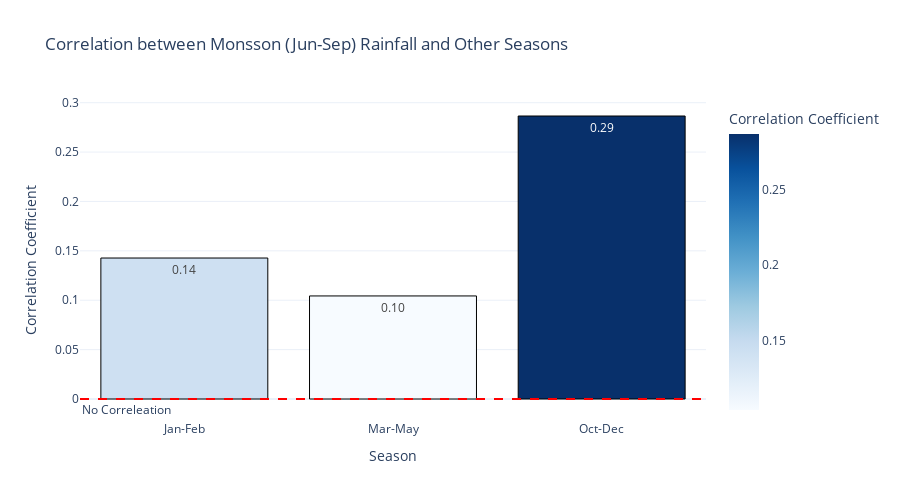

The cell this chart's notebook holds for it:
### Markdown cell above
## Correlating Seasonal Rainfall with Annual Totals
Now, we will calculate the correlation coefficients between seasonal rainfall and annual rainfall totals to understand how much each season contributes to the overall yearly rainfall:

### Code cell
# correlation analysis between monsoon (Jun-Sep) rainfall and other seasons
seasonal_columns = ['Jan-Feb', 'Mar-May', 'Jun-Sep', 'Oct-Dec']

monsoon_column = 'Jun-Sep'
relationships = {}

for season in seasonal_columns:
    if season != monsoon_column:
        corr, _ = pearsonr(rainfall_data[monsoon_column], rainfall_data[season])
        relationships[season] = corr

correlation_data = pd.DataFrame({
    'Season':list(relationships.keys()),
    'Correlation Coefficient': list(relationships.values())
})

fig = ex.bar(
    correlation_data,
    x='Season',
    y='Correlation Coefficient',
    title='Correlation between Monsson (Jun-Sep) Rainfall and Other Seasons',
    labels={'Season':'Season', 'Correlation Coefficient':'Correlation Coefficient'},
    text='Correlation Coefficient',
    color='Correlation Coefficient',
    color_continuous_scale='Blues'
)

fig.add_hline(
    y=0,
    line_dash='dash',
    line_color='red',
    annotation_text='No Correleation',
    annotation_position='bottom left'
)

fig.update_traces(marker_line_color='black', marker_line_width=1, texttemplate='%{text:.2f}')
fig.update_layout(
    template='plotly_white',
    height=500
)

fig.show()

### Figure 1 — Plotly figure (JSON) as saved in the notebook; plotly's stock layout.template omitted (floating-point values rounded to 4 significant figures)
{"data": [{"alignmentgroup": "True", "hovertemplate": "Season=%{x}<br>Correlation Coefficient=%{marker.color}<extra></extra>", "legendgroup": "", "marker": {"color": [0.1427, 0.1043, 0.2865], "coloraxis": "coloraxis", "line": {"color": "black", "width": 1}, "pattern": {"shape": ""}}, "name": "", "offsetgroup": "", "orientation": "v", "showlegend": false, "text": [0.1427, 0.1043, 0.2865], "textposition": "auto", "texttemplate": "%{text:.2f}", "type": "bar", "x": ["Jan-Feb", "Mar-May", "Oct-Dec"], "xaxis": "x", "y": [0.1427, 0.1043, 0.2865], "yaxis": "y"}], "layout": {"annotations": [{"showarrow": false, "text": "No Correleation", "x": 0, "xanchor": "left", "xref": "x domain", "y": 0, "yanchor": "top", "yref": "y"}], "barmode": "relative", "coloraxis": {"colorbar": {"title": {"text": "Correlation Coefficient"}}, "colorscale": [[0, "rgb(247,251,255)"], [0.125, "rgb(222,235,247)"], [0.25, "rgb(198,219,239)"], [0.375, "rgb(158,202,225)"], [0.5, "rgb(107,174,214)"], [0.625, "rgb(66,146,198)"], [0.75, "rgb(33,113,181)"], [0.875, "rgb(8,81,156)"], [1, "rgb(8,48,107)"]]}, "height": 500, "legend": {"tracegroupgap": 0}, "shapes": [{"line": {"color": "red", "dash": "dash"}, "type": "line", "x0": 0, "x1": 1, "xref": "x domain", "y0": 0, "y1": 0, "yref": "y"}], "title": {"text": "Correlation between Monsson (Jun-Sep) Rainfall and Other Seasons"}, "xaxis": {"anchor": "y", "domain": [0, 1], "title": {"text": "Season"}}, "yaxis": {"anchor": "x", "domain": [0, 1], "title": {"text": "Correlation Coefficient"}}}}
